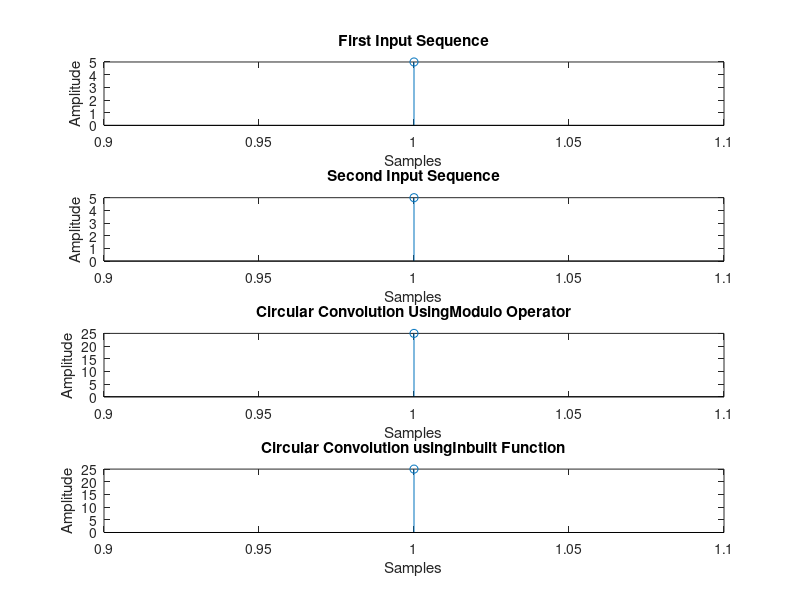

The MATLAB script that drew this image:
clc;
close all;
clear all;
x1=input('Enter the first sequence :');
x2=input('Enter the second sequence: ');
N1=length(x1);
N2=length(x2);
N=max(N1,N2);
 
if(N2>N1)
x4=[x1,zeros(1,N-N1)];
x5=x2;
elseif(N2==N1)
        x4=x1;
        x5=x2;
else
x4=x1;
x5=[x2,zeros(1,N-N2)];
end
 
x3=zeros(1,N);
for m=0:N-1
    x3(m+1)=0;
    for n=0:N-1
            j=mod(m-n,N);
            x3(m+1)=x3(m+1)+x4(n+1).*x5(j+1);
    end
end

disp('y:');
disp(x3);
subplot(4,1,1)
stem(x1);
title('First Input Sequence');
xlabel('Samples');
ylabel('Amplitude');
subplot(4,1,2)
stem(x2);
title('Second Input Sequence');
xlabel('Samples');
ylabel('Amplitude');
subplot(4,1,3)
stem(x3);
title('Circular Convolution UsingModulo Operator');
xlabel('Samples');
ylabel('Amplitude');
 
%In built function
y=cconv(x1,x2,N);
subplot(4,1,4)
stem(y);
title('Circular Convolution usingInbuilt Function');
xlabel('Samples');
ylabel('Amplitude');
